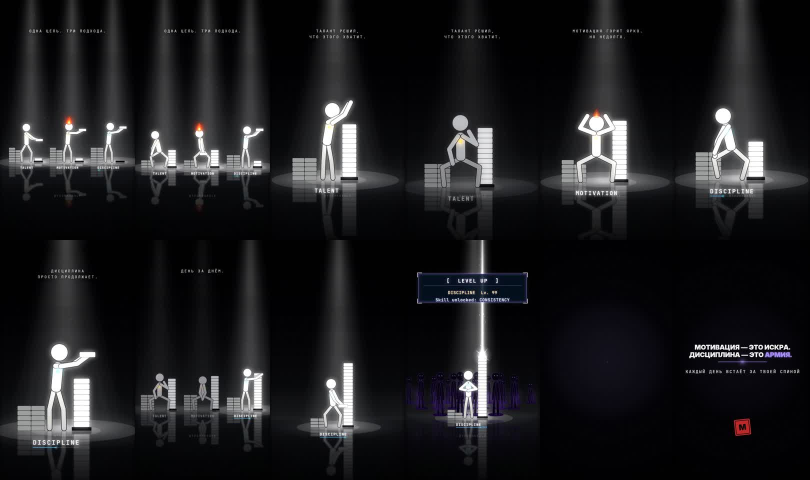
#> input picture examples/discipline_army_stage_storyboard.jpg, 1620 x 960 px (shown at 1/2 size)
$ python -i post.py   (imports and definitions only)
#> lines starting #> are read from the running program, lines starting #| are printed output that depends on the picture
#> further down, picture is the input picture: PIL image 1620x960 RGB; mean R, G, B 28.4, 28.4, 30.6
"""Post for Blender frames: bloom, manga impact frames, grain, crisp 2D text, encode with audio.

Text is drawn here (not in 3D) so labels and captions stay pixel-sharp and fixed on screen while the
3D camera shakes or punches in.
"""
from __future__ import annotations

import shutil
import subprocess
from functools import lru_cache
from pathlib import Path

import numpy as np
from PIL import Image, ImageDraw, ImageFilter, ImageFont

ROOT = Path(__file__).resolve().parents[2]
FONTS = {False: ROOT / "assets" / "fonts" / "Silkscreen-Regular.ttf", True: ROOT / "assets" / "fonts" / "Silkscreen-Bold.ttf"}


@lru_cache(maxsize=64)
def font(size: int, bold: bool):
    return ImageFont.truetype(str(FONTS[bold]), size)


# [25 lines left out: function draw_text, not called in this run]


def bloom(img: Image.Image, threshold=0.70, radius=7, strength=0.55) -> Image.Image:
#> called with threshold = 0.7, radius = 7, strength = 0.55
    small = img.reduce(4)
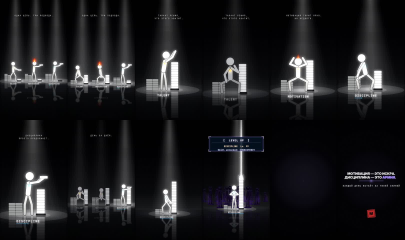
#> small: PIL image 405x240 RGB; mean R, G, B 28.4, 28.4, 30.6
    a = np.asarray(small).astype(np.float32) / 255
    lum = a @ np.array([0.2126, 0.7152, 0.0722], np.float32)
    mask = np.clip((lum - threshold) / (1 - threshold), 0, 1)[..., None]
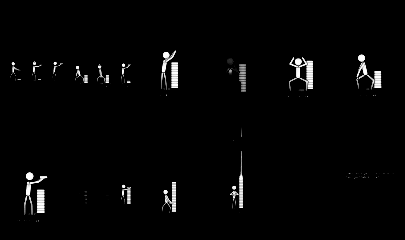
#> mask: shape (240, 405, 1) float32; min 0, max 1, mean 0.0194
    hi = Image.fromarray((a * mask * 255).astype(np.uint8)).filter(ImageFilter.GaussianBlur(radius))
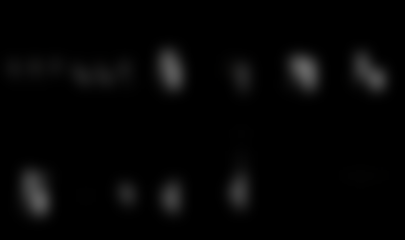
#> hi: PIL image 405x240 RGB; mean R, G, B 4.6, 4.6, 4.6
    hi2 = hi.filter(ImageFilter.GaussianBlur(radius * 3))
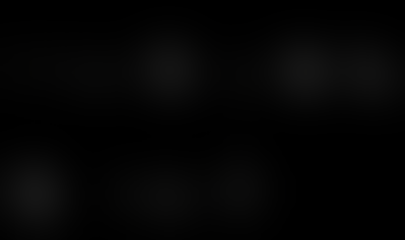
#> hi2: PIL image 405x240 RGB; mean R, G, B 4.5, 4.5, 4.5
    glow = (np.asarray(hi.resize(img.size, Image.BILINEAR)).astype(np.float32) * 0.6
            + np.asarray(hi2.resize(img.size, Image.BILINEAR)).astype(np.float32) * 0.6)
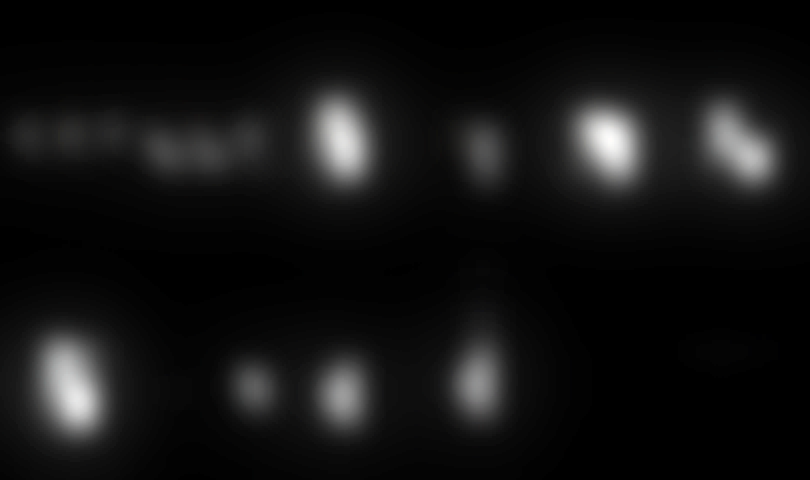
#> glow: shape (960, 1620, 3) float32 (shown at 1/2 size); mean R, G, B 5.4, 5.5, 5.4; drawn with min black and max white
    base = np.asarray(img).astype(np.float32)
    out = base + glow * strength
    return Image.fromarray(np.clip(out, 0, 255).astype(np.uint8))


# [90 lines left out: functions impact, add_glows, grain, compose, finish, not called in this run]

>>> from PIL import Image
>>> picture = Image.open('../../examples/discipline_army_stage_storyboard.jpg')
>>> result = bloom(picture)

$ run again, on examples/eyes_on_your_own_test_storyboard.jpg
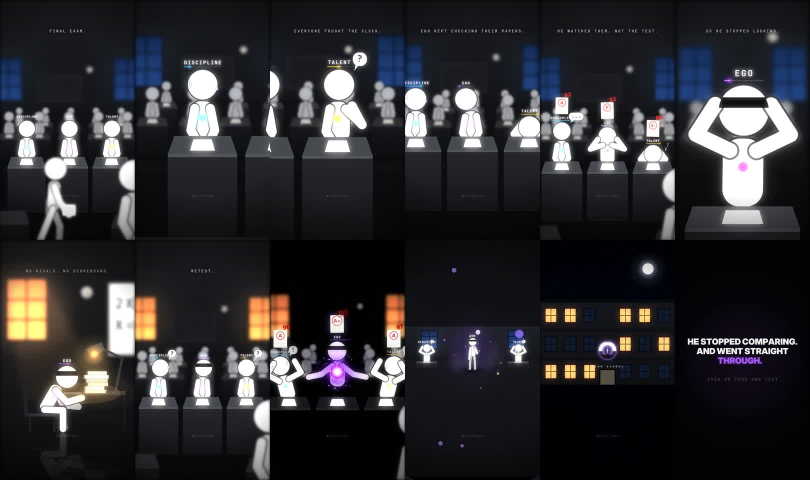
#> input picture examples/eyes_on_your_own_test_storyboard.jpg, 1620 x 960 px (shown at 1/2 size)
#> picture is the input picture: PIL image 1620x960 RGB; mean R, G, B 47.4, 47, 50.3
#> in bloom, `hi2 = hi.filter(ImageFilter.GaussianBlur(radius * 3))`:
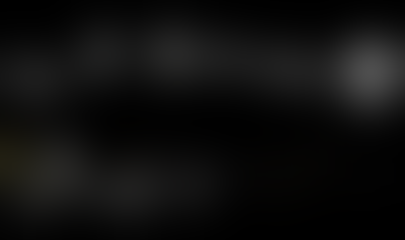
#> hi2: PIL image 405x240 RGB; mean R, G, B 15.1, 15, 14.6
#> in bloom, `return Image.fromarray(np.clip(out, 0, 255).astype(np.uint8))`:
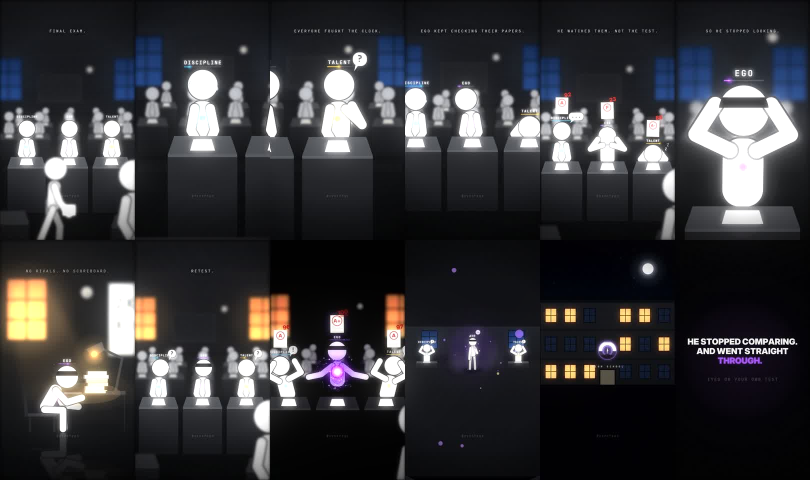
#> returned value: PIL image 1620x960 RGB (shown at 1/2 size); mean R, G, B 54.5, 54.2, 57.2

$ run again, on examples/talent_vs_hardwork_purple_storyboard.jpg
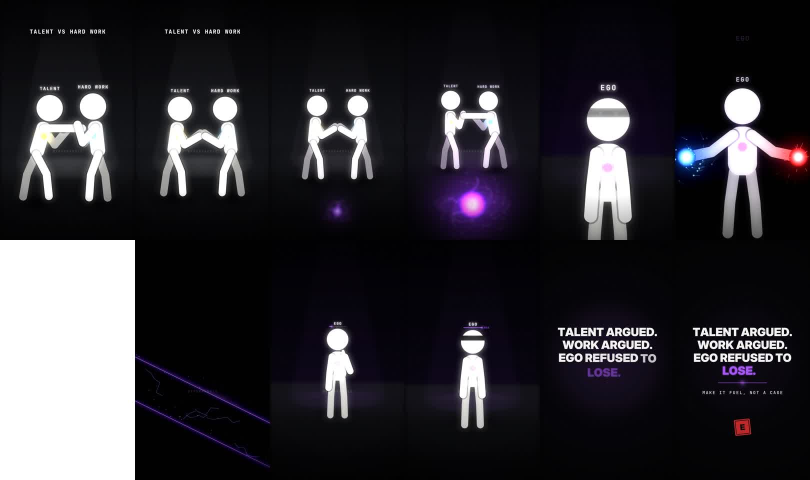
#> input picture examples/talent_vs_hardwork_purple_storyboard.jpg, 1620 x 960 px (shown at 1/2 size)
#> picture is the input picture: PIL image 1620x960 RGB; mean R, G, B 48, 46.3, 51.4
#> in bloom, `mask = np.clip((lum - threshold) / (1 - threshold), 0, 1)[..., None]`:
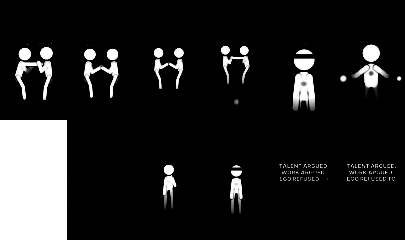
#> mask: shape (240, 405, 1) float32; min 0, max 1, mean 0.127
#> in bloom, `return Image.fromarray(np.clip(out, 0, 255).astype(np.uint8))`:
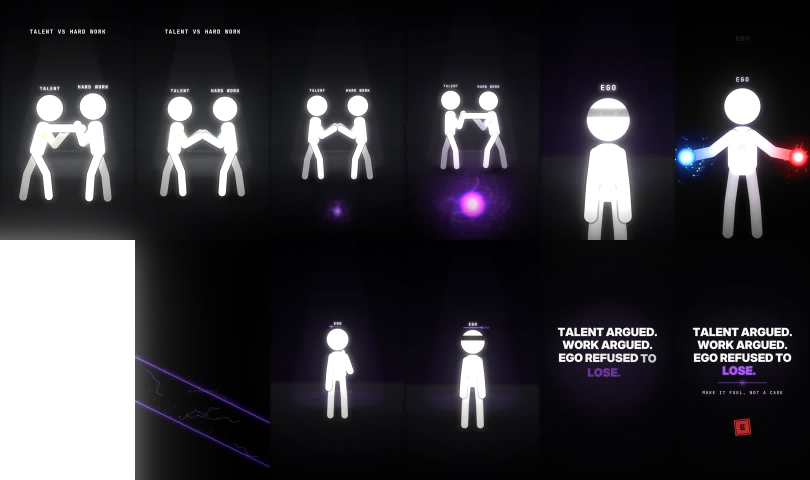
#> returned value: PIL image 1620x960 RGB (shown at 1/2 size); mean R, G, B 54.7, 53.1, 58.1
